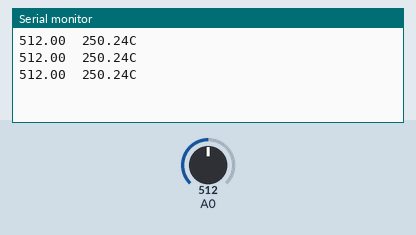
The sketch below on a simulated Arduino Uno, built with avr-gcc and run on an emulated ATmega328P. On the bench: the last lines printed to the serial monitor. Inputs (shaded band) come from the test bench; at power-on: A0 = 512.

Above: at 1.2 s.
1.3 s: A0 set to 716
At 1.86 s:
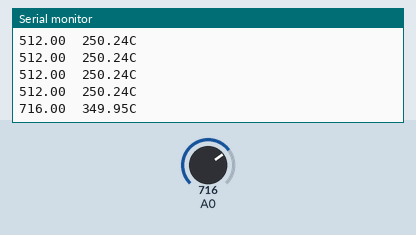
2.8 s: A0 set to 900
At 3.06 s:
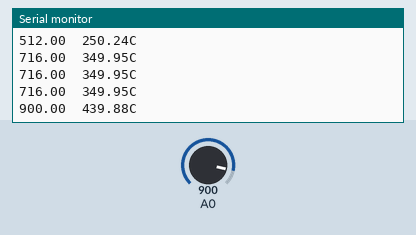
Timing chart, 0 to 5.8 s (numbered marks = the images above; inputs shaded):
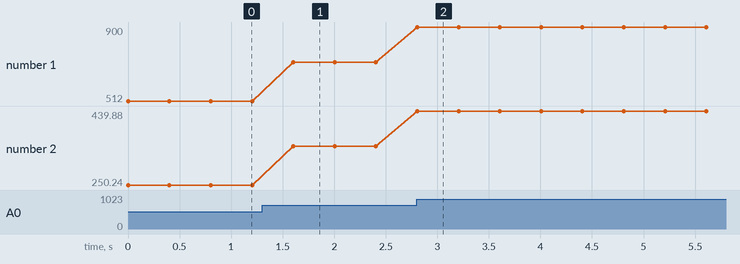

Measured:
- after the input at 1.3 s, the serial monitor: prints a new line after 0.30 s (image 1)
- after the input at 2.8 s, the serial monitor: prints a new line at once (image 2)
- plotted number 1: 512 → 716 after the input at 1.3 s, 716 → 900 after the input at 2.8 s
- plotted number 2: 250.24 → 349.95 after the input at 1.3 s, 349.95 → 439.88 after the input at 2.8 s

The sketch:

labo6_2.ino
```cpp
void setup() {
  Serial.begin(9600);


}

void loop() {
  // put your main code here, to run repeatedly:
  float value = analogRead(A0);
  Serial.println(String(value) + "\t" + String(value/1023.0*5*100) + "C");
  delay(400);
}
```
